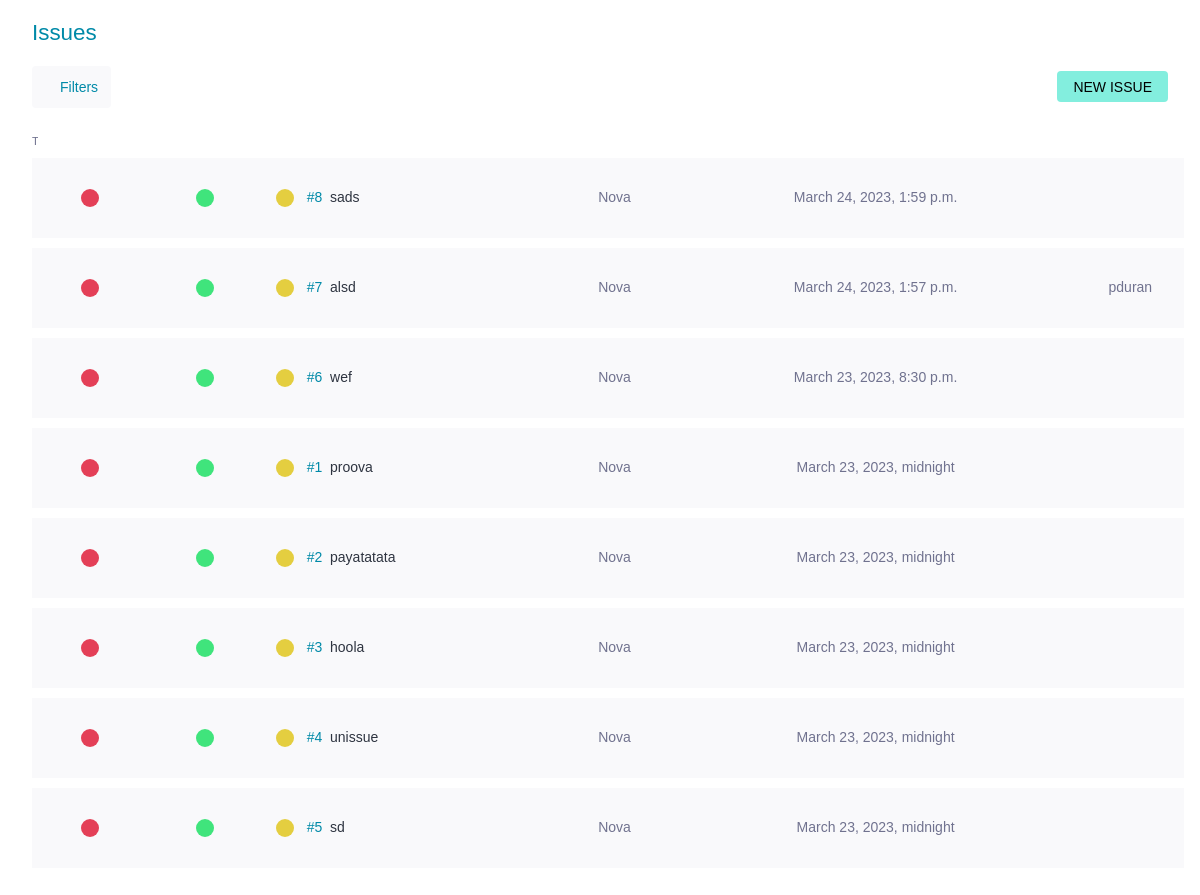
The app's page /issues/, older data.
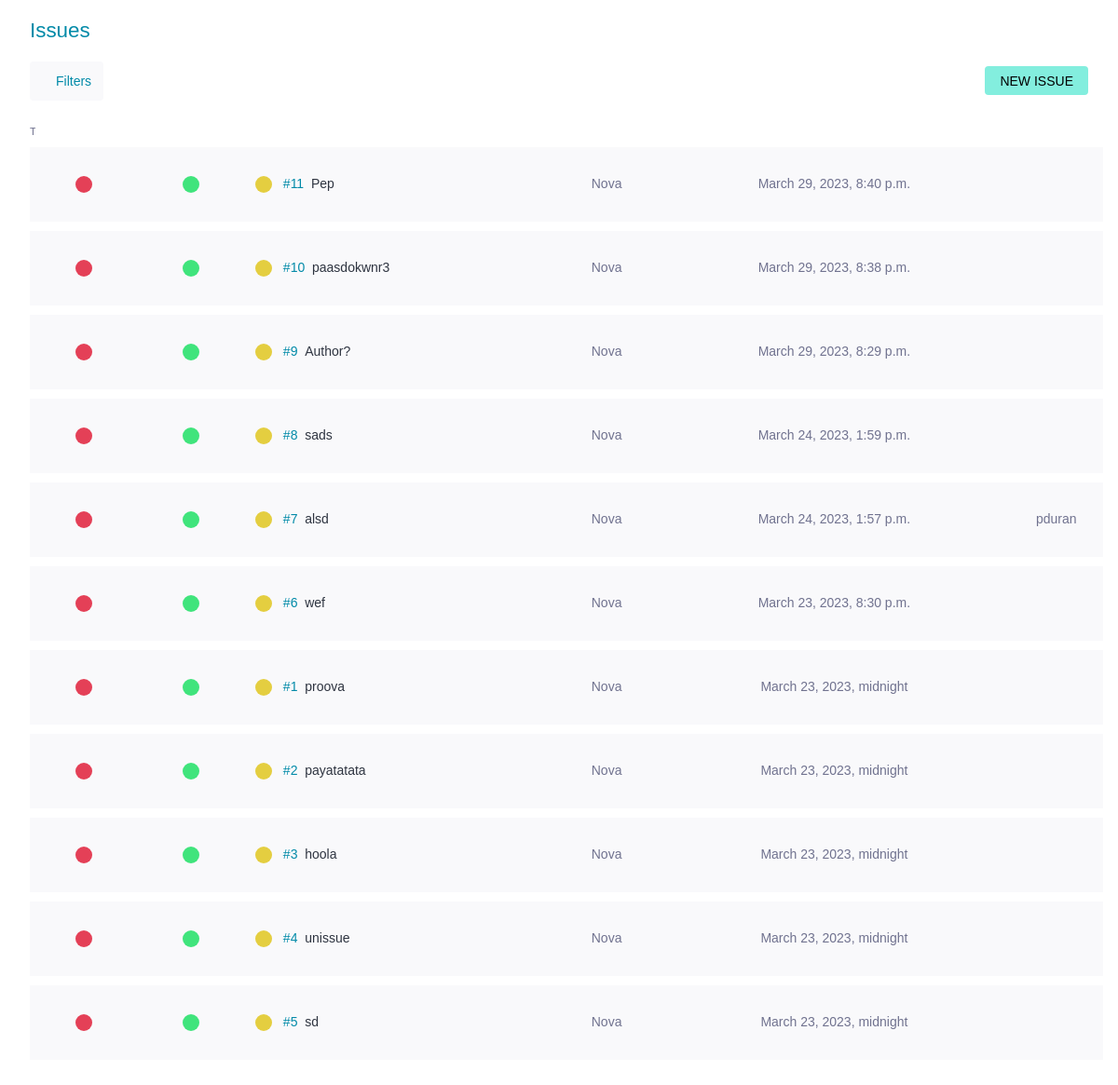
The same page, newer data.
### issues/models.py (models this page shows)
class Issue(models.Model):
    BUG = 'B'
    PREG = 'P'
    MIL = 'M'
    TTIPUS = (
        (BUG, _('Bug')),
        (PREG, _('Pregunta')),
        (MIL, _('Millora'))
    )
    NOVA = 'N'
    DOING = 'D'
    TEST = 'T'
    CLOSED = 'C'
    INFO = 'I'
    REBUTJADA = 'R'
    PROP = 'P'
    TESTATS = (
        (NOVA, _('Nova')),
        (DOING, _('En curs')),
        (TEST, _('Llesta per testejar')),
        (CLOSED, _('Tancada')),
        (INFO, _('Necessita informació')),
        (REBUTJADA, _('Rebutjada')),
        (PROP, _('Proposada'))
    )
    DESITJ = 'D'
    MENOR = 'M'
    NORMAL = 'N'
    IMP = 'I'
    CRITIC = 'C'
    TGRAVETAT = (
        (DESITJ, _('Desitjada')),
        (MENOR, _('Menor')),
        (NORMAL, _('Normal')),
        (IMP, _('Important')),
        (CRITIC, _('Crítica'))
    )
    BAIXA = 'B'
    MITJA = 'M'
    ALTA = 'A'
    TPRIORITAT = (
        (BAIXA, _('Baixa')),
        (MITJA, _('Normal')),
        (ALTA, _('Alta'))
    )
    id = models.AutoField(primary_key=True, verbose_name=_('Identificador'))
    subject = models.CharField(max_length=500, null=False, blank=False, verbose_name=_('Assumpte'))
    descripcio = models.CharField(max_length=524288, null=True, blank=True, verbose_name=_('Descripció'))
    tipus = models.CharField(choices=TTIPUS, default=BUG, max_length=5, verbose_name=_('Tipus'))
    estat = models.CharField(choices=TESTATS, default=NOVA, max_length=5, verbose_name=_('Estat'))
    gravetat = models.CharField(choices=TGRAVETAT, default=NORMAL, max_length=5, verbose_name=_('Gravetat'))
    prioritat = models.CharField(choices=TPRIORITAT, default=MITJA, max_length=5, verbose_name=_('Prioritat'))
    creador = models.ForeignKey(Usuari, related_name='creats', null=True, blank=True, on_delete=models.DO_NOTHING, verbose_name=_('Creador'))
    assignacio = models.ForeignKey(Usuari, related_name='assignats', null=True, blank=True, on_delete=models.DO_NOTHING, verbose_name=_('Assignada a'))
    dataCreacio = models.DateTimeField(auto_now_add=True, verbose_name=_('Data creació'))
    dataModificacio = models.DateTimeField(auto_now=True, verbose_name=_('Última modificació'))
    dataLimit = models.DateTimeField(null=True, blank=True, verbose_name=_('Data límit'))

### usuaris/models.py (models this page shows)
class Usuari(models.Model):
    user = models.OneToOneField(User, primary_key=True, on_delete=models.CASCADE)

### issues/views.py (the view)
# urls.py: path('', views.ListIssueView.as_view(), name='tots_issues'),
class ListIssueView(TemplateView):
    model = models.Issue
    template_name = 'issue_list.html'
    def get_context_data(self, **kwargs):
        context = super().get_context_data(**kwargs)
        issues = models.Issue.objects.all().order_by('-dataCreacio')
        context.update({'issues': issues})
        return context

### issues/templates/issue_list.html (shortened to what this page needs)
{% extends 'base.html' %}
{% block content %}
<div class="master" style>
    <div class = "wrapper issues lightbox-generic-form">
        <div class="main issue-main">
            <div class="issue-top">
                <header class="issue-header">
                    <h1>
                        <span>Issues</span>
                    </h1>
                    <div class="taskboard-actions">
                        <div class="issue-table-options-start" >
                            <button class="btn-filter" onclick="myFunction()">
                                <img src="   https://cdn-icons-png.flaticon.com/512/10035/10035140.png " width="15" height="15" alt="" title="" class="img-small" >
                                <span class="text" style="margin: 5px;">Filters</span>
                            </button>
                        </div>
                        <div class="new-issue">
                            <button class="btn-small" >
                                <a href="/issues/create/" style="color:black"> New Issue</a>
                            </button>
                        </div>
                    </div>
                </header>
            </div>
            <div class="issue-container">
                <div class="issue-page"style="width: 100%;">
                   <table class="issues-table" style="width: 100%;border-collapse:separate; border-spacing: 0 10px;">
                        <tr class="row title">
                            <td class="level-field">
                                <div class="mobile">
                                    <div class="tooltip pop-help">Type</div><span class="first-letter">Type</span>
                                  </div>
                            </td>
                            <td class="level-field">
                            </td>
                            <td class="level-field">
                            </td>
                            <td class="subject"></td>
                            <td class="modified-field"></td>
                            <td class="assigned-field"></td>
                        </tr>
                        {% for issue in issues %}
                            <tr class="row table-main" style="height: 80px;">
                                <td class="level-field" style="width: 10%; text-align: center;
                                vertical-align: middle">
                                        {% if issue.tipus == "B" %}
                                            <div class="level" style="background: rgb(228, 64, 87)"></div>
                                        {%elif issue.tipus == "P"%}
                                            <p class="level" style="background: rgb(81, 120, 211)"></p>
                                        {%elif issue.tipus == "M"%}
                                            <p class="level" style="background:  rgb(64, 228, 206)"></p>
                                        {%endif%}
                                </td>
                                 <td class="level-field" style="width: 10%;text-align: center;
                                 vertical-align: middle;">
                                    {% if issue.gravetat == "D" %}
                                        <div class="level" style="background: rgb(112, 114, 143)"></div>
                                    {%elif issue.gravetat == "M"%}
                                        <p class="level" style="background: rgb(64, 168, 228)"></p>
                                    {%elif issue.gravetat == "N"%}
                                        <p class="level" style="background:  rgb(64, 228, 124)"></p>
                                    {%elif issue.gravetat == "I"%}
                                        <p class="level" style="background:  rgb(228, 162, 64)"></p>
                                    {%elif issue.gravetat == "C"%}
                                        <p class="level" style="background:   rgb(211, 84, 80)"></p>
                                    {%endif%}
                                 </td>
                                 <td class="level-field" style="width: 10%t;text-align: center;
                                 vertical-align: middle;">
                                        {% if issue.prioritat == "B" %}
                                            <p class="level" style="background: rgb(168, 228, 64);"></p>
                                        {%elif issue.prioritat == "M"%}
                                            <p class="level" style=" background: rgb(228, 206, 64);;"></p>
                                        {%elif issue.prioritat == "A"%}
                                            <p class="level" style="background:  rgb(228, 124, 64);"></p>
                                        {%endif%}
                                </td>
                                <td class="subject" style="text-align: center;
                                vertical-align: middle;">
                                    <a href="/issues/{{issue.id}}" >
                                        <span classe="issue-text" style="display: inline-flex;">
                                            <span class="issue-ref">#{{issue.id}}</span>
                                            <span class="issue-subject">{{issue.subject}}</span>
                                        </span>
                                    </a>
                                </td>
                                <td style="text-align: center;
                                vertical-align: middle;">
                                    <div class="assigned-field" >
                                    {%if issue.estat == 'N' %}
                                        <span>Nova</span>
                                    {%elif issue.estat == 'D'%}
                                        <span>En curs</span>
                                    {%elif issue.estat == 'T'%}
                                        <span>Llesta per testejar</span>
                                    {%elif issue.estat == 'C'%}
                                        <span style="color:#70b578">Tancada</span>
                                    {%elif issue.estat == 'I'%}
                                        <span>Necessita informació</span>
                                    {%elif issue.estat == 'R'%}
                                        <span style="color:#FF0000">Rebutjada</span>
                                    {%elif issue.estat == 'P'%}
                                        <span>Proposada</span>
                                    {%endif%}
                                    </div>
                                </td>
                                <td class="modified-field" style="text-align: center;
                                vertical-align: middle;">
                                    <span>{{issue.dataModificacio}}</span>
                                </td>
                                <td class="assigned-field" style="text-align: center;
                                vertical-align: middle;">
                                    <span class="issue-assignedto">{{issue.assignacio.user.username}}</span>
                                </td>
                            </tr>
                        {% endfor %}
                    </table>
                </div>
            </div>
</div>
</div>
{% endblock %}

### issuePeople/templates/base.html (shortened to what this page needs)
{% load static %}
<!DOCTYPE html>
<html lang="ca">
<head>
    <link rel="stylesheet" type="text/css" href="{% static 'css/theme-taiga.css' %}">
</head>
<body>
    {% block content %}
    {% endblock %}
</body>
</html>

Row changes from the older to the newer data that the page shows:
added Issue: tipus "B" (drawn), gravetat "N" (drawn), prioritat "M" (drawn), id "11", subject "Pep", estat "Nova", dataModificacio "March 29, 2023, 8:40 p.m."
added Issue: tipus "B" (drawn), gravetat "N" (drawn), prioritat "M" (drawn), id "10", subject "paasdokwnr3", estat "Nova", dataModificacio "March 29, 2023, 8:38 p.m."
added Issue: tipus "B" (drawn), gravetat "N" (drawn), prioritat "M" (drawn), id "9", subject "Author?", estat "Nova", dataModificacio "March 29, 2023, 8:29 p.m."
